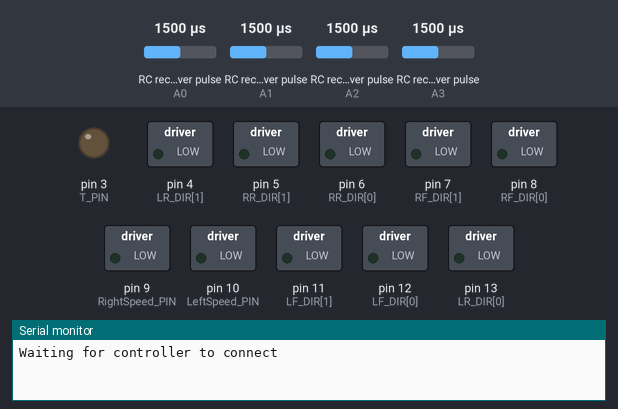
A sketch run on a simulated Arduino Uno, built with avr-gcc and run on an emulated ATmega328P. On the bench: switched loads named in the sketch (green lamp = pin HIGH), output pins drawn as LEDs (lit = HIGH), the last lines printed to the serial monitor. Wiring (inferred from the names in the program): 4 × RC receiver channel: data A0 / data A1 / data A2 / data A3. Dashed ring = blinking. Inputs (shaded band) come from the test bench; at power-on: RC receiver pulse (sensors on A0, A1, A3, A2) 1500 µs.

Above: at 0.01 s.
1.3 s: RC receiver pulse (sensor on A0) set to 1221 µs
4.3 s: RC receiver pulse (sensor on A0) set to 1198 µs
At 5.1 s:
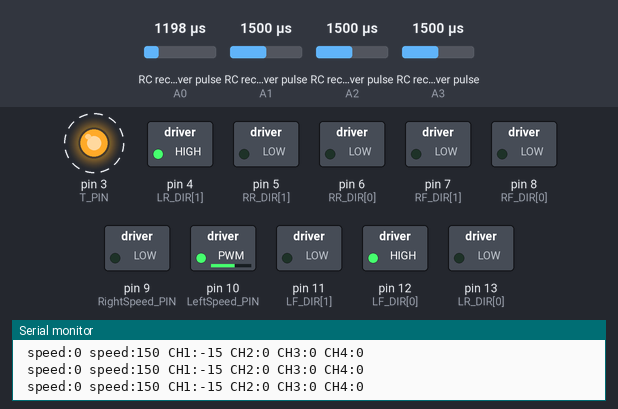
7.3 s: RC receiver pulse (sensor on A1) set to 1466 µs
At 7.9 s:
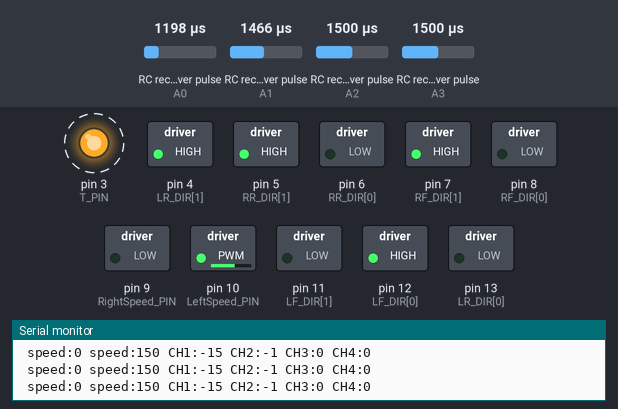
10.3 s: RC receiver pulse (sensor on A3) set to 1216 µs
13.3 s: RC receiver pulse (sensor on A3) set to 1197 µs
At 14.4 s:
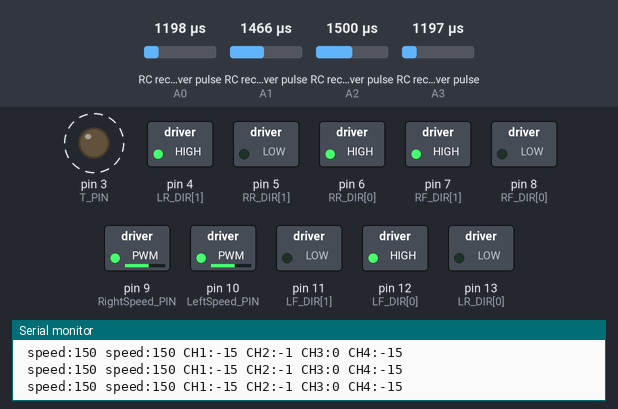
16.3 s: RC receiver pulse (sensor on A0) set to 1020 µs
At 19.2 s:
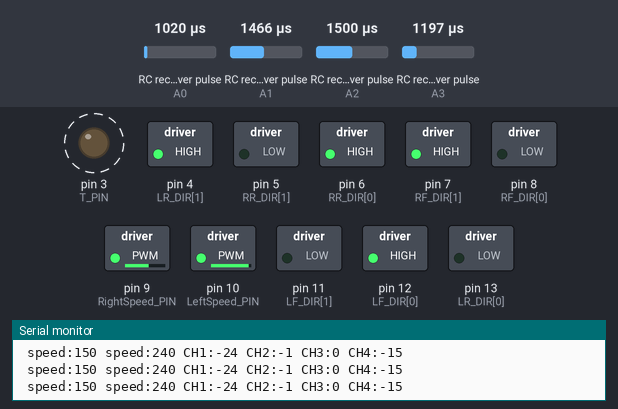
Timing chart, 0 to 20.3 s (numbered marks = the images above; inputs shaded):
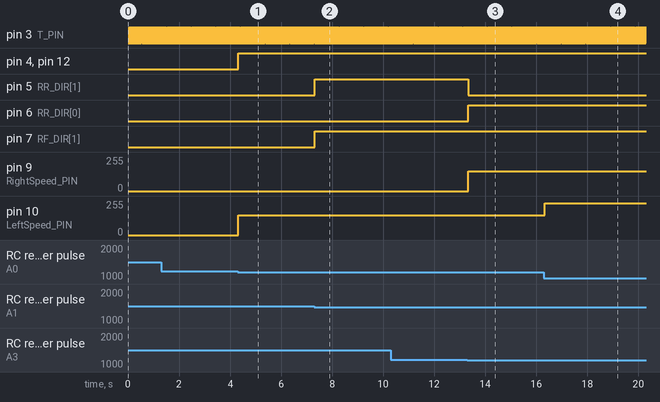

Measured:
- the behaviour switches between 1209 and 1208 µs on RC receiver pulse (sensor on A0) (found by bisection; images 0 and 1)
- the behaviour switches between 1482 and 1481 µs on RC receiver pulse (sensor on A1) (found by bisection; images 1 and 2)
- the behaviour switches between 1209 and 1208 µs on RC receiver pulse (sensor on A3) (found by bisection; images 2 and 3)
- after the input at 4.3 s, pin 4 (LR_DIR[1]), pin 12 (LF_DIR[0]): LOW → HIGH at once; pin 10 (LeftSpeed_PIN): 0/255 → 150/255 at once
- after the input at 7.3 s, pin 5 (RR_DIR[1]), pin 7 (RF_DIR[1]): LOW → HIGH at once
- after the input at 13.3 s, pin 5 (RR_DIR[1]): HIGH → LOW at once; pin 6 (RR_DIR[0]): LOW → HIGH at once; pin 9 (RightSpeed_PIN): 0/255 → 150/255 at once
- after the input at 16.3 s, pin 10 (LeftSpeed_PIN): 150/255 → 240/255 at once
- by itself, pin 3 (T_PIN): alternates HIGH for 0.02 s and LOW for 0.02 s

The sketch:

MecanumCar.ino
```cpp
#define DEBUG

#define FORWARD = 0x1;
#define REVERSE = 0x0;


byte CH1_PIN = A0;
byte CH2_PIN = A1;
byte CH3_PIN = A2;
byte CH4_PIN = A3;


int CH1_DATA ;
int CH2_DATA ;
int CH3_DATA ;
int CH4_DATA ;

byte T_PIN = 3;

//Motor enable pins (pulse for speed)
byte RightSpeed_PIN = 9; //Right Wheels
byte LeftSpeed_PIN = 10; //Left Wheels

byte RR_DIR[] = { 6,5 }; //Right Rear
byte RF_DIR[] = { 8,7 }; //Right Front
byte LF_DIR[] = { 12,11 }; //Left Front
byte LR_DIR[] = { 13,4 }; //Left Rear


void setup() {
  pinMode(CH1_PIN, INPUT);
  pinMode(CH2_PIN, INPUT);
  pinMode(CH3_PIN, INPUT);
  pinMode(CH4_PIN, INPUT);

  pinMode(T_PIN,OUTPUT);

  //Set motor speed pins to output
  pinMode(RightSpeed_PIN,OUTPUT);
  pinMode(LeftSpeed_PIN, OUTPUT);

  //Motor Direction
  pinMode(RR_DIR[0], OUTPUT);
  pinMode(RR_DIR[1], OUTPUT);
  pinMode(RF_DIR[0], OUTPUT);
  pinMode(RF_DIR[1], OUTPUT);
  pinMode(LR_DIR[0], OUTPUT);
  pinMode(LR_DIR[1], OUTPUT);
  pinMode(LF_DIR[0], OUTPUT);
  pinMode(LF_DIR[1], OUTPUT);

  #if defined(DEBUG)
	Serial.begin(115200);
  Serial.println("Waiting for controller to connect");
  #endif

  //Wait for data channel to NOT timeout
	while(pulseIn(CH1_PIN, HIGH) == 0){
	}


#if defined(DEBUG)
  Serial.println("Controller connected. Waiting to center joysticks");
#endif

  readData();
  while(CH3_DATA != 0x0) {
    readData();
  }
}

void loop() {
  digitalWrite(T_PIN, !digitalRead(T_PIN)); //Toggle pin for loop timming

  readData();

  if (abs(CH4_DATA) > 14) {
	//rotate wheels in oposite directions
	setSpeed(RightSpeed_PIN, CH4_DATA);
	setDirection(RR_DIR, CH4_DATA*-1);
	setDirection(RF_DIR, CH4_DATA);

  }
  else {
	setSpeed(RightSpeed_PIN, CH2_DATA);
	setDirection(RR_DIR, CH2_DATA);
	setDirection(RF_DIR, CH2_DATA);
 }


  if (abs(CH1_DATA) > 14) {
	//rotate wheels in oposite directions
	setSpeed(LeftSpeed_PIN, CH1_DATA);
	setDirection(LR_DIR, CH1_DATA);
	setDirection(LF_DIR, CH1_DATA*-1);

  }
  else {
	setSpeed(LeftSpeed_PIN, CH3_DATA);
	setDirection(LR_DIR, CH3_DATA);
	setDirection(LF_DIR, CH3_DATA);

  }


	#if defined(DEBUG)
		Serial.print(" CH1:");
		Serial.print(CH1_DATA);
		Serial.print(" CH2:");
		Serial.print(CH2_DATA);
		Serial.print(" CH3:");
		Serial.print(CH3_DATA);
		Serial.print(" CH4:");
		Serial.print(CH4_DATA);

    Serial.println();
	#endif


 }


//speed should be between 0 and 25 (0-255)
void setSpeed(byte motorSpeedPin, int speed) {

	speed = abs(speed);
	if (speed >= 25)
		speed = 255;
	else if (speed > 6) //0-6 is dead zone, too slow for motor to engage
		speed = speed * 10;
  else
   speed = 0;

	analogWrite(motorSpeedPin, speed);

	#if defined(DEBUG)
		Serial.print(" speed:");
		Serial.print(speed);
	#endif
}


void setDirection(byte pin[], int channelData) {
	digitalWrite(pin[0], channelData > 0);
	digitalWrite(pin[1], channelData < 0);
  }


 void readData() {
  CH1_DATA = map(pulseIn(CH1_PIN, HIGH),995,1970,-25,25);
  CH2_DATA = map(pulseIn(CH2_PIN, HIGH),995,1970,-25,25);
  CH3_DATA = map(pulseIn(CH3_PIN, HIGH),995,1970,-25,25);
  CH4_DATA = map(pulseIn(CH4_PIN, HIGH),995,1970,-25,25);
}
```
